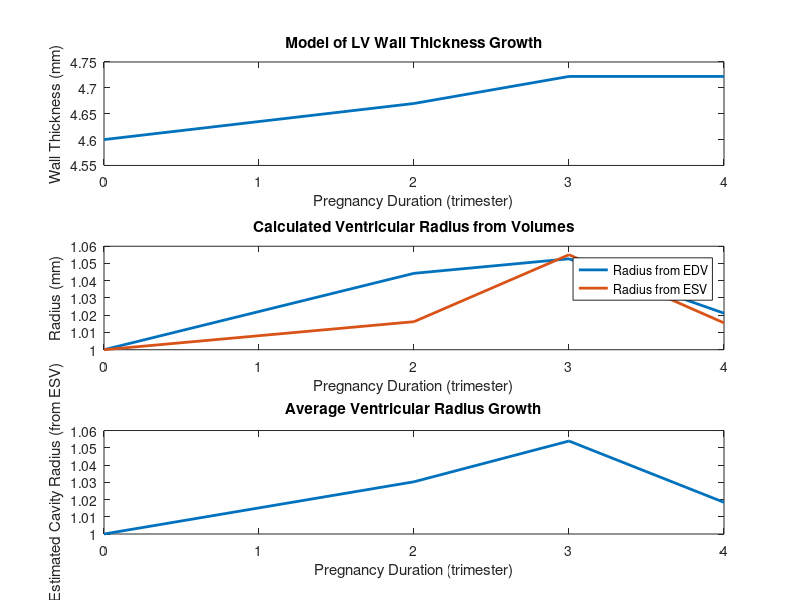

Write the MATLAB code that produced this figure.
clear
clc

trim = [0, 2, 3, 4];
strain = [19.3, 19.5, 19.7, 19.0];
EDV = [108, 123, 126, 115];
ESV = [46.4, 48.7, 54.5, 48.6];
h0 = 4.6;
V0 = 46.4;

% parameters (biomarkers)

amaxg = 0.10869565217; % max growth rate
amaxp = 0.1333333333; % max regression rate
k1 = 0.16667; % rate of growth
k2 = 0.6; % rate of regression
tm = 3; % midpoint of growth
tp = 4; % midpoint of regression
strain0 = 19.3;
h0 = 4.6;
EDV0 = EDV(1);
ESV0 = ESV(1);

% calculating gr(t)
dt = trim(4) - trim(1);
gr = zeros(size(trim));
gr(1) = 1;

for i = 2:length(trim)
    growth = 1/(1 + exp(-k1*(trim(i)-tm)));
    regress = 1/(1 + exp(-k2*(trim(i)-tp)));
    alphaeqn = max(0, strain(i) - strain0);
    growthrate = alphaeqn * ((growth*amaxg)-(regress*amaxp));
    gr(i) = gr(i-1) + growthrate * dt;
end

% wall thickness
ht = h0 * gr;

% calculating gc(t)

rEDV = (EDV/EDV0).^(1/3);
rESV = (ESV/ESV0).^(1/3);

rEDV0 = rEDV(1);
rESV0 = rESV(1);

gcEDV = rEDV / rEDV0;
gcESV = rESV / rESV0;

gcavg = (gcEDV + gcESV) / 2;


% plot

figure;
subplot(3,1,1)
plot(trim, ht, 'LineWidth', 2);
xlabel('Pregnancy Duration (trimester)');
ylabel('Wall Thickness (mm)');
title('Model of LV Wall Thickness Growth');

subplot(3,1,2)
plot(trim, rEDV, 'LineWidth', 2);
hold on;
plot(trim, rESV, 'LineWidth', 2);
xlabel('Pregnancy Duration (trimester)');
ylabel('Radius (mm)')
legend('Radius from EDV', 'Radius from ESV');
title('Calculated Ventricular Radius from Volumes');

subplot(3,1,3)
plot(trim, (gcavg * rEDV0), 'LineWidth', 2);
xlabel('Pregnancy Duration (trimester)');
ylabel('Estimated Cavity Radius (from ESV)');
title('Average Ventricular Radius Growth');